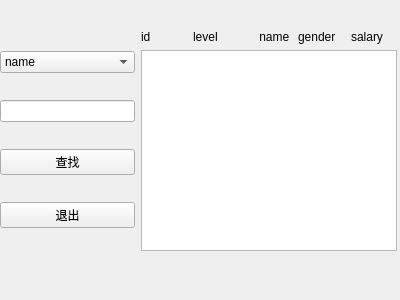
<?xml version="1.0" encoding="UTF-8"?>
<ui version="4.0">
 <class>firthwindow</class>
 <widget class="QWidget" name="firthwindow">
  <property name="geometry">
   <rect>
    <x>0</x>
    <y>0</y>
    <width>400</width>
    <height>300</height>
   </rect>
  </property>
  <property name="windowTitle">
   <string>Form</string>
  </property>
  <widget class="QWidget" name="">
   <property name="geometry">
    <rect>
     <x>0</x>
     <y>30</y>
     <width>397</width>
     <height>221</height>
    </rect>
   </property>
   <layout class="QHBoxLayout" name="horizontalLayout">
    <item>
     <layout class="QVBoxLayout" name="verticalLayout">
      <item>
       <widget class="QComboBox" name="comboBox">
        <item>
         <property name="text">
          <string>name</string>
         </property>
        </item>
        <item>
         <property name="text">
          <string>id</string>
         </property>
        </item>
        <item>
         <property name="text">
          <string>vocation</string>
         </property>
        </item>
       </widget>
      </item>
      <item>
       <widget class="QLineEdit" name="lineEdit"/>
      </item>
      <item>
       <widget class="QPushButton" name="find">
        <property name="text">
         <string>查找</string>
        </property>
       </widget>
      </item>
      <item>
       <widget class="QPushButton" name="pushButton_4">
        <property name="text">
         <string>退出</string>
        </property>
       </widget>
      </item>
     </layout>
    </item>
    <item>
     <layout class="QVBoxLayout" name="verticalLayout_2">
      <item>
       <layout class="QHBoxLayout" name="horizontalLayout_2">
        <item>
         <widget class="QLabel" name="label_3">
          <property name="text">
           <string>id</string>
          </property>
         </widget>
        </item>
        <item>
         <widget class="QLabel" name="label_6">
          <property name="text">
           <string>level</string>
          </property>
         </widget>
        </item>
        <item>
         <widget class="QLabel" name="label">
          <property name="text">
           <string>    name</string>
          </property>
         </widget>
        </item>
        <item>
         <widget class="QLabel" name="label_5">
          <property name="text">
           <string>gender</string>
          </property>
         </widget>
        </item>
        <item>
         <widget class="QLabel" name="label_4">
          <property name="text">
           <string>salary</string>
          </property>
         </widget>
        </item>
       </layout>
      </item>
      <item>
       <widget class="QTextEdit" name="textEdit"/>
      </item>
     </layout>
    </item>
   </layout>
  </widget>
 </widget>
 <resources/>
 <connections>
  <connection>
   <sender>pushButton_4</sender>
   <signal>clicked()</signal>
   <receiver>firthwindow</receiver>
   <slot>close()</slot>
   <hints>
    <hint type="sourcelabel">
     <x>72</x>
     <y>203</y>
    </hint>
    <hint type="destinationlabel">
     <x>123</x>
     <y>255</y>
    </hint>
   </hints>
  </connection>
 </connections>
</ui>
